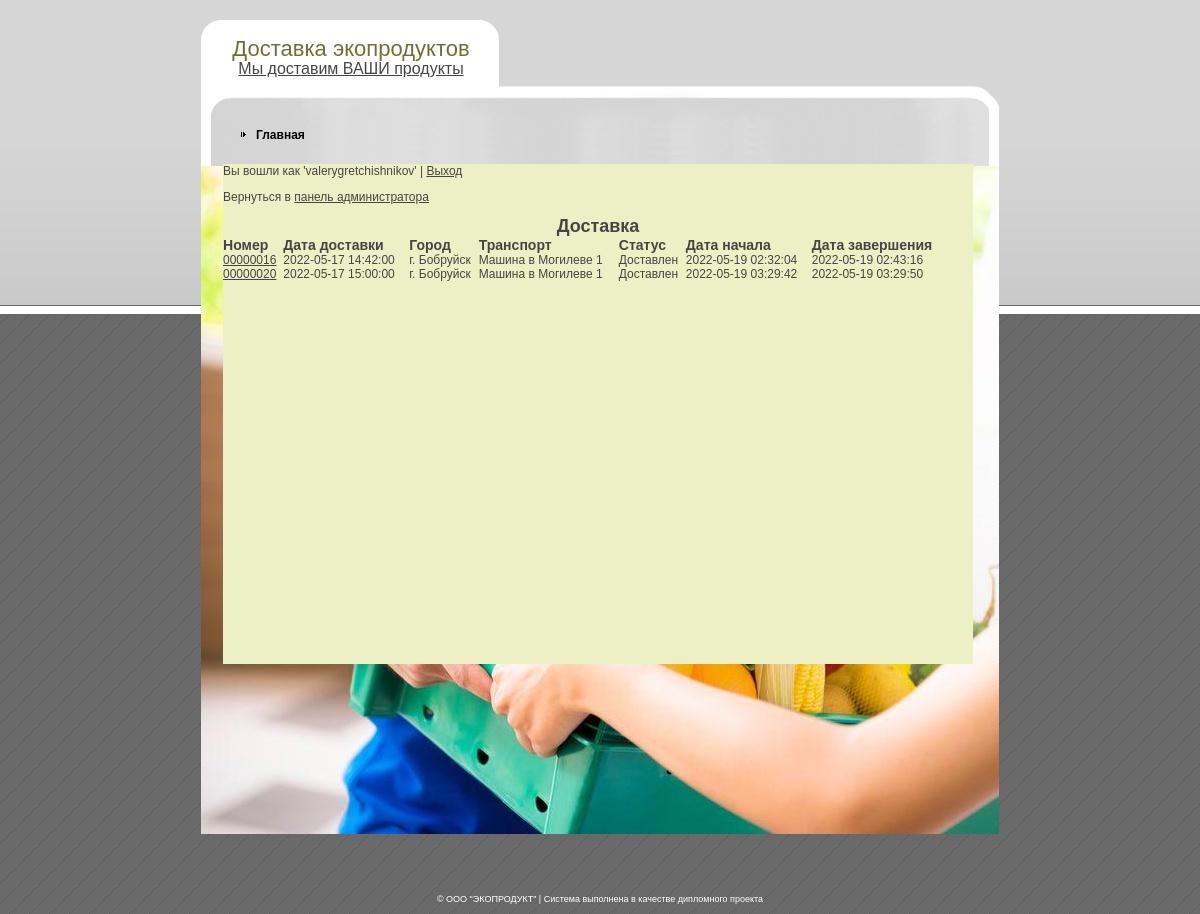
/admin_delivery.php (signed in), run on the app's committed database.
### tables this page shows
CREATE TABLE IF NOT EXISTS `delivery` (
  `id` int NOT NULL AUTO_INCREMENT,
  `id_order` int NOT NULL,
  `id_transport` int NOT NULL,
  `id_route` int NOT NULL,
  `delivery_start` datetime DEFAULT NULL,
  `delivery_end` datetime DEFAULT NULL,
  PRIMARY KEY (`id`),
  KEY `id_order` (`id_order`,`id_transport`,`id_route`),
  KEY `id_transport` (`id_transport`),
  KEY `id_route` (`id_route`)
);

CREATE TABLE IF NOT EXISTS `orders` (
  `id` int NOT NULL AUTO_INCREMENT,
  `number` varchar(8) DEFAULT NULL,
  `id_customer` int NOT NULL,
  `id_address` int NOT NULL,
  `id_status` int NOT NULL,
  `delivery_date` datetime NOT NULL,
  `creation_date` datetime NOT NULL,
  PRIMARY KEY (`id`),
  KEY `id_customer` (`id_customer`),
  KEY `id_address` (`id_address`),
  KEY `id_status` (`id_status`)
);

CREATE TABLE IF NOT EXISTS `points` (
  `id` int NOT NULL AUTO_INCREMENT,
  `point` varchar(50) NOT NULL,
  `idregion` int NOT NULL,
  `is_region_center` tinyint(1) NOT NULL,
  PRIMARY KEY (`id`),
  KEY `idregion` (`idregion`)
);

CREATE TABLE IF NOT EXISTS `transport` (
  `id` int NOT NULL AUTO_INCREMENT,
  `name` varchar(255) NOT NULL,
  `id_type` int NOT NULL,
  `id_region` int NOT NULL,
  `id_status` int NOT NULL,
  PRIMARY KEY (`id`),
  KEY `id_type` (`id_type`),
  KEY `id_status` (`id_status`),
  KEY `id_region` (`id_region`)
);

CREATE TABLE IF NOT EXISTS `order_statuses` (
  `id` int NOT NULL AUTO_INCREMENT,
  `name` varchar(50) NOT NULL,
  PRIMARY KEY (`id`)
);

### lib_db.php (called while the page is built, shortened)
<?php
function dataBaseToArray($resultat)
{
    $array = array();
    while($row = mysql_fetch_assoc($resultat))
	{
        $array[] = $row;
    }
    return $array;
}
function getOrdersForDeliver()
{
    $sql = "SELECT o.id as id_order, o.number, o.delivery_date, p.point, o.id_status, os.name as status,
                    d.id_transport, t.name, d.delivery_start, d.delivery_end, idregion as id_region
            FROM delivery d
            JOIN orders o ON d.id_order = o.id
            JOIN order_statuses os ON o.id_status = os.id
            JOIN addresses a ON a.id = o.id_address
            JOIN points p ON p.id = a.id_point
            JOIN transport t ON d.id_transport = t.id
            WHERE o.id_status IN (7, 3, 4)";
    $resultat = mysql_query($sql) or die(mysql_error());
    return dataBaseToArray($resultat);
}
			$error = 1;?>

### admin_delivery.php (the view, shortened to what this page needs)
<?php
require "lib_db.php";
?>
<!DOCTYPE html PUBLIC "-//W3C//DTD XHTML 1.0 Strict//EN" "http://www.w3.org/TR/xhtml1/DTD/xhtml1-strict.dtd">
<html xmlns="http://www.w3.org/1999/xhtml" xml:lang="en" lang="en">
<head>
    <link rel="stylesheet" href="style.css" type="text/css" charset="utf-8" />
</head>
<body>
<div id="outer">
    <div id="wrapper">
        <div id="body-bot">
            <div id="body-top">
                <div id="logo">
                    <h1>Доставка экопродуктов</h1>
                    <p><a href="adminform.php" target="_parent">Мы доставим ВАШИ продукты</a></p>
                </div>
                <div id="nav">
                    <ul>
                        <li><a href="index.php">Главная</a></li>
                    </ul>
                </div>
                <div id="gboxm">
                    <?php
                    $login = $_SESSION['login'];
                    $password = $_SESSION['password'];
                    if(empty($login) and empty($password))
                    {
                        echo "<h2>Ошибка!</h2>";
                        echo "<p>Необходимо пройти авторизацию | <a href='adminform.php'>Вход</a></p>";
                    }
                    else
                    {
                    echo "<p>Вы вошли как '$login' | <a href='../exit.php'>Выход</a></p>";
                    echo "<p>Вернуться в <a href='adminform.php'>панель администратора</a></p>";?>
                    <h2><center>Доставка</center></h2>
                    <table border="0" cellpadding="0" cellspacing="0" width="100%">
                        <tr>
                            <td><h3>Номер</h3></td>
                            <td><h3>Дата доставки</h3></td>
                            <td><h3>Город</h3></td>
                            <td><h3>Транспорт</h3></td>
                            <td><h3>Статус</h3></td>
                            <td><h3>Дата начала</h3></td>
                            <td><h3>Дата завершения</h3></td>
                            <td width=25></td>
                        </tr>
                        <?
                        $orders_ready_for_deliver = getOrdersForDeliver();
                        foreach($orders_ready_for_deliver as $order)
                        {
                            ?>
                            <tr>
                                <td><a href="order_details.php?id=<?=$order["id_order"]?>&status=<?=$order["id_status"]?>"><?=$order["number"]?></a></td>
                                <td><?=$order["delivery_date"]?></td>
                                <td><?=$order["point"]?></td>
                                <td><?=$order["name"]?></td>
                                <td><?=$order["status"]?></td>
                                <td><?=$order["delivery_start"]?></td>
                                <td><?=$order["delivery_end"]?></td>
                            </tr>
                        <?}
                        echo "</table>";
                        }?>
                </div>
            </div>
        </div>
    </div>
</div>
<div id="copyright"> &copy; ООО "ЭКОПРОДУКТ" | Система выполнена в качестве дипломного проекта</div>
</body>
</html>

### style.css (style rules this page uses)
html, body, h1, h2, h3, h4 { margin: 0; padding: 0; }
a { color: #464544; }
body { background: url(images/logos/page_bg.gif); text-align: center; font: 12px arial, sans-serif; color: #464544; padding-bottom: 10px; }
#outer { background: top left url(images/logos/page_bg_top.gif) repeat-x; padding-top: 20px; }
#wrapper { text-align: left; margin: auto; width: 798px; position: relative; background: url(images/logos/body_bg.gif) repeat-y; }
#body-bot { background: bottom left url(images/logos/body_bg_bot.jpg) no-repeat; }
#body-top { background: url(images/logos/body_bg_top.gif) no-repeat; min-height: 800px; _height: 800px; padding-bottom: 14px; }
#logo { width: 25em; text-align: center; }
#logo h1 { color: #6F7033; font: 22px "Arial narrow", arial, sans-serif; line-height: 1; padding-top: 0.8em; }
#logo p { color: #464544; font: 16px "Arial narrow", arial, sans-serif; margin: 0; }
#nav { margin-top: 50px; }
#nav li { list-style: none; float: left; background: left center url(images/logos/arr.gif) no-repeat; padding-left: 15px; padding-right: 20px; }
#nav a { color: #000; text-decoration: none; font-weight: bold; }
#gboxm { width: 750px; min-height: 500px; margin-top: 22px; margin-left: 22px; margin-bottom: 22px; background-color: #EDF0C4; }
#copyright { font-size: 9px; color: #fff; margin-top: 60px; }

### data on the page
delivery: id_order.number "00000016", id_order.delivery_date "2022-05-17 14:42:00", points.point "г. Бобруйск", id_transport.name "Машина в Могилеве 1", order_statuses.name "Доставлен", delivery_start "2022-05-19 02:32:04", delivery_end "2022-05-19 02:43:16"
delivery: id_order.number "00000020", id_order.delivery_date "2022-05-17 15:00:00", points.point "г. Бобруйск", id_transport.name "Машина в Могилеве 1", order_statuses.name "Доставлен", delivery_start "2022-05-19 03:29:42", delivery_end "2022-05-19 03:29:50"

### other printed values
$login "valerygretchishnikov"
